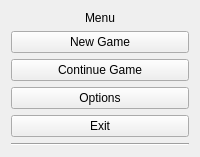
  <widget class="QWidget" name="page">
   <layout class="QGridLayout">
    <item row="1" column="0">
     <widget class="QPushButton" name="bNew">
      <property name="sizePolicy">
       <sizepolicy hsizetype="Expanding" vsizetype="Expanding">
        <horstretch>0</horstretch>
        <verstretch>0</verstretch>
       </sizepolicy>
      </property>
      <property name="maximumSize">
       <size>
        <width>16777215</width>
        <height>65</height>
       </size>
      </property>
      <property name="cursor">
       <cursorShape>PointingHandCursor</cursorShape>
      </property>
      <property name="mouseTracking">
       <bool>false</bool>
      </property>
      <property name="text">
       <string>New Game</string>
      </property>
      <property name="icon">
       <iconset resource="resources.qrc">
        <normaloff>:/images/icons/games.png</normaloff>:/images/icons/games.png</iconset>
      </property>
      <property name="iconSize">
       <size>
        <width>32</width>
        <height>32</height>
       </size>
      </property>
     </widget>
    </item>
    <item row="2" column="0">
     <widget class="QPushButton" name="bContinue">
      <property name="sizePolicy">
       <sizepolicy hsizetype="Expanding" vsizetype="Expanding">
        <horstretch>0</horstretch>
        <verstretch>0</verstretch>
       </sizepolicy>
      </property>
      <property name="maximumSize">
       <size>
        <width>16777215</width>
        <height>65</height>
       </size>
      </property>
      <property name="cursor">
       <cursorShape>PointingHandCursor</cursorShape>
      </property>
      <property name="mouseTracking">
       <bool>false</bool>
      </property>
      <property name="text">
       <string>Continue Game</string>
      </property>
      <property name="icon">
       <iconset resource="resources.qrc">
        <normaloff>:/images/icons/forward.png</normaloff>:/images/icons/forward.png</iconset>
      </property>
      <property name="iconSize">
       <size>
        <width>32</width>
        <height>32</height>
       </size>
      </property>
     </widget>
    </item>
    <item row="3" column="0">
     <widget class="QPushButton" name="bOptions">
      <property name="sizePolicy">
       <sizepolicy hsizetype="Expanding" vsizetype="Expanding">
        <horstretch>0</horstretch>
        <verstretch>0</verstretch>
       </sizepolicy>
      </property>
      <property name="maximumSize">
       <size>
        <width>16777215</width>
        <height>65</height>
       </size>
      </property>
      <property name="cursor">
       <cursorShape>PointingHandCursor</cursorShape>
      </property>
      <property name="mouseTracking">
       <bool>false</bool>
      </property>
      <property name="text">
       <string>Options</string>
      </property>
      <property name="icon">
       <iconset resource="resources.qrc">
        <normaloff>:/images/icons/configure.png</normaloff>:/images/icons/configure.png</iconset>
      </property>
      <property name="iconSize">
       <size>
        <width>32</width>
        <height>32</height>
       </size>
      </property>
     </widget>
    </item>
    <item row="4" column="0">
     <widget class="QPushButton" name="bExit">
      <property name="sizePolicy">
       <sizepolicy hsizetype="Expanding" vsizetype="Expanding">
        <horstretch>0</horstretch>
        <verstretch>0</verstretch>
       </sizepolicy>
      </property>
      <property name="maximumSize">
       <size>
        <width>16777215</width>
        <height>48</height>
       </size>
      </property>
      <property name="cursor">
       <cursorShape>PointingHandCursor</cursorShape>
      </property>
      <property name="mouseTracking">
       <bool>false</bool>
      </property>
      <property name="text">
       <string>Exit</string>
      </property>
      <property name="icon">
       <iconset resource="resources.qrc">
        <normaloff>:/images/icons/remove.png</normaloff>:/images/icons/remove.png</iconset>
      </property>
      <property name="iconSize">
       <size>
        <width>32</width>
        <height>32</height>
       </size>
      </property>
     </widget>
    </item>
    <item row="6" column="0">
     <widget class="Line" name="line_2">
      <property name="orientation">
       <enum>Qt::Horizontal</enum>
      </property>
     </widget>
    </item>
    <item row="0" column="0">
     <widget class="QLabel" name="label_10">
      <property name="text">
       <string>Menu</string>
      </property>
      <property name="alignment">
       <set>Qt::AlignCenter</set>
      </property>
     </widget>
    </item>
   </layout>
  </widget>
